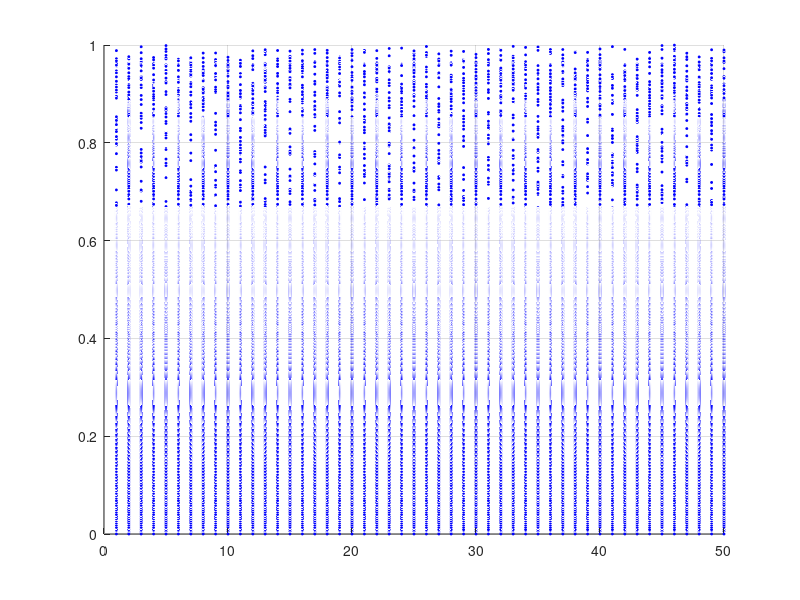

Write the MATLAB code that produced this figure. (Note: this script raises an error after producing the figure.)
function mat = yue_bifur(fun,x0,a0,a1,N,L,p_siz)
% -------------------------------------------------
% By Yue Wu
% ECE Dept, Tufts University
% 03/03/2010
% All copyrights reserved
% -------------------------------------------------
% Function yue_bifur: plots 1D bifurcation figure
% Input: fun = some function @(x,para)
%        x0 = initial value of x
%        a0 = the start value of parameter a
%        a1 = the end value of parameter a
%         N = the number of intervals for parameter
%         L = the number of iterations for each initial pair 
%               of (x0,parameter a)
%        p_siz = the marker size, default 1
% Output: mat = bifucation matrix with size N by L
%               which stores a length L sequence 
%               for each pair of (x0,parameter a)
%                
% -------------------------------------------------
% Demo: 
% fun = @(x,r) r*x*(1-x); 
% x0 = .4; a0 = 0; a1 = 4; N = 100; L = 50;
% mat = yue_bifur(fun,x0,a0,a1,N,L);
% -------------------------------------------------Experiments-----
   fun = @(x,r) r*x*(1-x);   % logistic map set a1=4
%pai = 3.14;


%fun = @(x,r) r*sin(pai*x); %sin map set a1=1

%fun = @(x,r) cos(r*arccos(x)); %chebyshev map
 x0 = 0.2; a0 = 0; a1 = 4; N = 1000; L = 50;
 

% default settings
if ~exist('p_siz','var')
    p_siz = 2;
end

% initialization
mat = zeros(N,L);
a = linspace(a0,a1,N);

% main loop
format long
for i = 1:N
    ca = a(i); % pick one parameter value at each time
    for j = 1:L % generate a sequence with length L
        if j == 1 
            pre = x0; % assign initial value
            for k = 1:500 % throw out bad data
               nxt = fun(pre,ca); 
               pre = nxt;
            end
        end
        nxt = fun(pre,ca); % generate sequence
        mat(i,j) = nxt; % store in mat
        pre = nxt; % use latest value as the initial value for the next round
    end
end

% plot 
dcolor = [0,0,1]; % Marker color setting: blue        
[r,c] = meshgrid(1:L,a); % associated cooridate data 
surf(r,c,mat,'Marker','*','MarkerSize',p_siz,'FaceColor','None','MarkerEdgeColor', dcolor,'EdgeColor','None')
view([90,0,0]) % change camera direction
ylim([a0,a1]) % fit to data
ylabel('\mu')
Xlabel('Xn')

